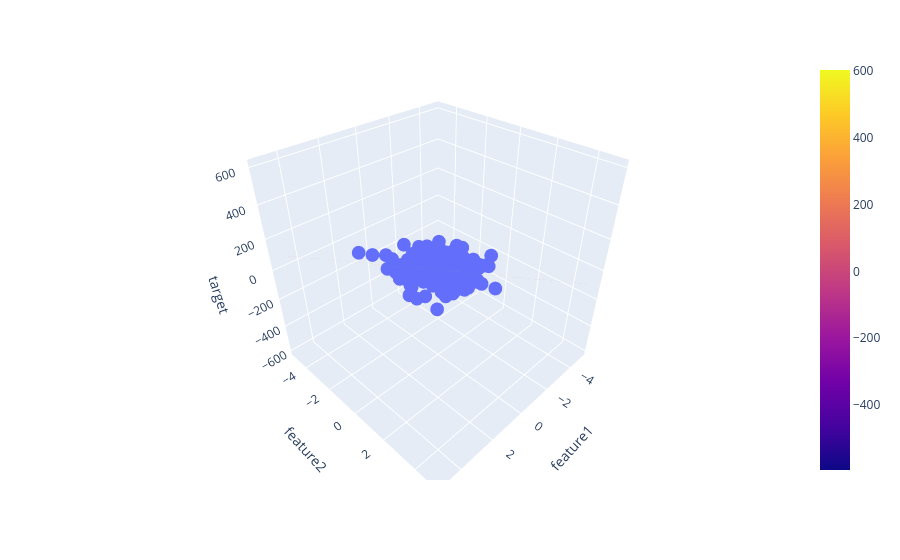

The notebook cell saved with this chart:
### Code cell
fig = px.scatter_3d(df, x='feature1', y='feature2', z='target')

fig.add_trace(go.Surface(x = x, y = y, z =z ))

fig.show()

### Figure 1 — Plotly figure (JSON) as saved in the notebook; plotly's stock layout.template omitted (floating-point values rounded to 4 significant figures; data arrays with more than 128 entries replaced by an {"elided": "..."} marker saying what was removed)
{"data": [{"hovertemplate": "feature1=%{x}<br>feature2=%{y}<br>target=%{z}<extra></extra>", "legendgroup": "", "marker": {"color": "#636efa", "symbol": "circle"}, "mode": "markers", "name": "", "scene": "scene", "showlegend": false, "type": "scatter3d", "x": {"elided": "200 float values"}, "y": {"elided": "200 float values"}, "z": {"elided": "200 float values"}}, {"type": "surface", "x": [-5, -3.889, -2.778, -1.667, -0.5556, 0.5556, 1.667, 2.778, 3.889, 5], "y": [-5, -3.889, -2.778, -1.667, -0.5556, 0.5556, 1.667, 2.778, 3.889, 5], "z": [[-594.4, -517.2, -439.9, -362.7, -285.5, -208.3, -131.1, -53.91, 23.3, 100.5], [-538.6, -461.4, -384.2, -307.0, -229.8, -152.6, -75.35, 1.854, 79.06, 156.3], [-482.8, -405.6, -328.4, -251.2, -174.0, -96.8, -19.59, 57.61, 134.8, 212.0], [-427.1, -349.9, -272.7, -195.5, -118.2, -41.04, 36.17, 113.4, 190.6, 267.8], [-371.3, -294.1, -216.9, -139.7, -62.49, 14.72, 91.93, 169.1, 246.3, 323.6], [-315.6, -238.4, -161.1, -83.94, -6.727, 70.48, 147.7, 224.9, 302.1, 379.3], [-259.8, -182.6, -105.4, -28.17, 49.03, 126.2, 203.5, 280.7, 357.9, 435.1], [-204.0, -126.8, -49.62, 27.59, 104.8, 182.0, 259.2, 336.4, 413.6, 490.8], [-148.3, -71.07, 6.14, 83.35, 160.6, 237.8, 315.0, 392.2, 469.4, 546.6], [-92.52, -15.31, 61.9, 139.1, 216.3, 293.5, 370.7, 447.9, 525.1, 602.4]]}], "layout": {"legend": {"tracegroupgap": 0}, "margin": {"t": 60}, "scene": {"domain": {"x": [0, 1], "y": [0, 1]}, "xaxis": {"title": {"text": "feature1"}}, "yaxis": {"title": {"text": "feature2"}}, "zaxis": {"title": {"text": "target"}}}}}
